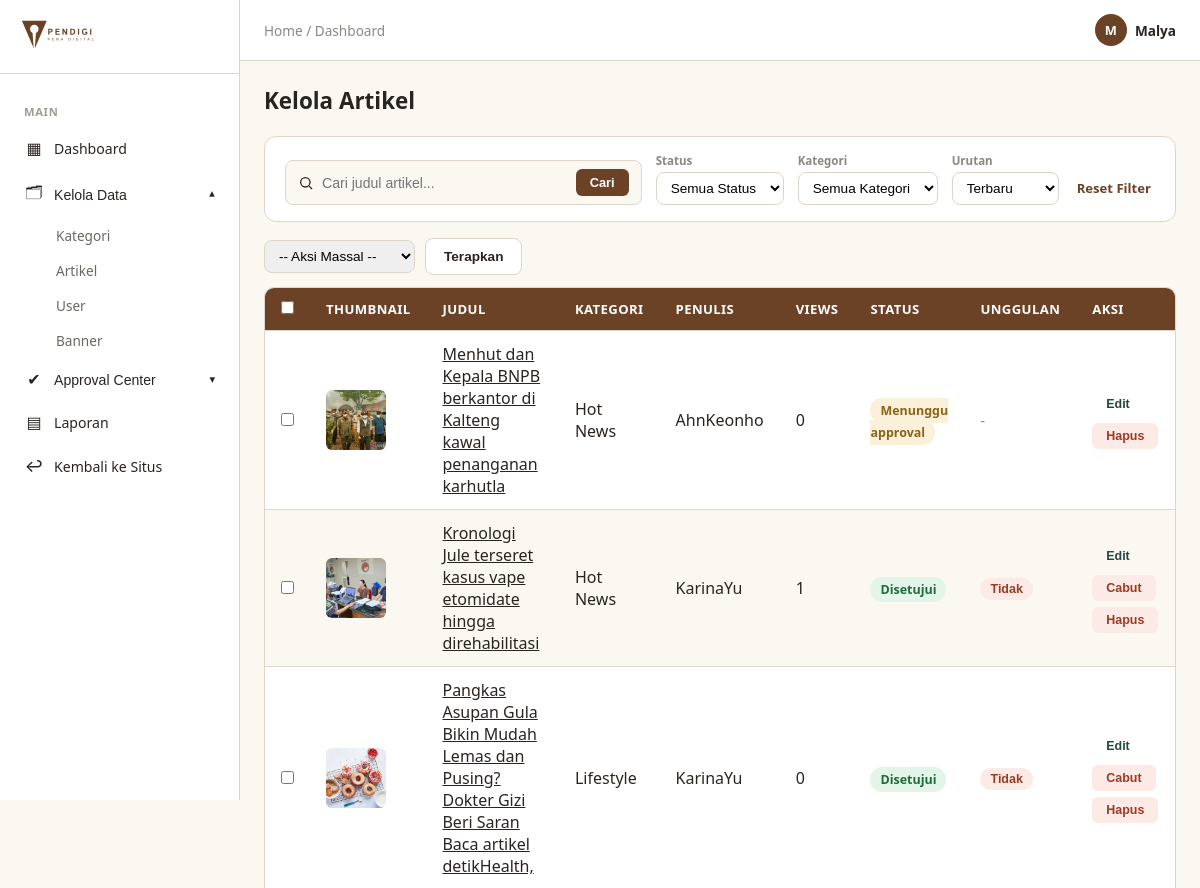
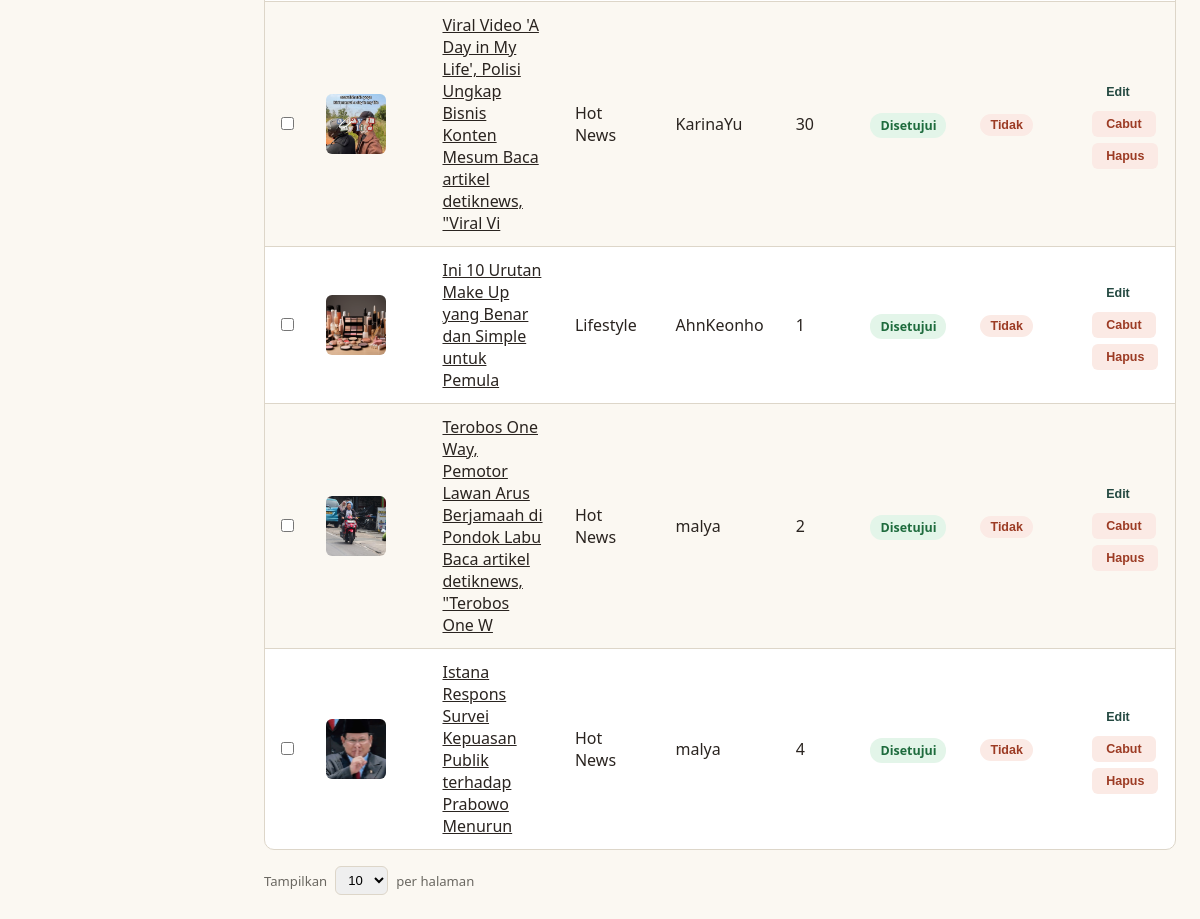
The app's page /articles/kelola/artikel/ (signed in) with its own data (2 pictures, top to bottom).
### accounts/models.py (models this page shows, shortened)
class Users(AbstractUser):
    role = models.CharField(
        max_length=20,
        choices=Role.choices,
        default=Role.PEMBACA
    )
    status_kontributor = models.CharField(
        max_length=20,
        choices=StatusKontributor.choices,
        default=StatusKontributor.NONE
    )
    profile_picture = models.ImageField(upload_to='profile_pictures/', null=True, blank=True)
    bio = models.CharField(max_length=150, blank=True)
    banner_picture = models.ImageField(
        upload_to='profile_banners/',
        blank=True,
        null=True,
    )
    publisher_id = models.CharField(
        max_length=20,
        unique=True,
        null=True,
        blank=True,
        verbose_name='ID Publisher',
    )
    last_publisher_login = models.DateTimeField(
        null=True,
        blank=True,
        verbose_name='Login terakhir sebagai penulis'
    )

### articles/models.py (models this page shows, shortened)
class Articles(models.Model):
    title = models.CharField(max_length=100)
    thumbnail = models.ImageField(upload_to='articles/thumbnails/', null=True, blank=True)
    content = models.TextField()
    category = models.ForeignKey(Categories, on_delete=models.CASCADE, related_name='articles')
    contributor = models.ForeignKey(
        Users, on_delete=models.CASCADE,
        limit_choices_to={'status_kontributor': StatusKontributor.APPROVED},
        related_name='articles'
    )
    status = models.CharField(
        max_length=20,
        choices=StatusArticle.choices,
        default=StatusArticle.PENDING
    )
    rejection_reason = models.TextField(blank=True)
    is_featured = models.BooleanField(default=False)
    views_count = models.PositiveIntegerField(default=0)
    published_at = models.DateTimeField(null=True, blank=True)
    created_at = models.DateTimeField(auto_now_add=True)
    class Meta:
        ordering = ['-created_at']

class Categories(models.Model):
    name = models.CharField(max_length=50, unique=True)
    class Meta:
        verbose_name_plural = "Categories"

### articles/views.py (the view)
# urls.py: path('kelola/artikel/', views.admin_article_list, name='admin_article_list'),
@admin_required
def admin_article_list(request):
    articles = Articles.objects.select_related('category', 'contributor')
    query = request.GET.get('q', '').strip()
    if query:
        articles = articles.filter(title__icontains=query)
    status = request.GET.get('status', '')
    if status:
        articles = articles.filter(status=status)
    category_id = request.GET.get('category', '')
    if category_id:
        articles = articles.filter(category_id=category_id)
    sort = request.GET.get('sort', 'terbaru')
    sort_map = {'terbaru': '-created_at', 'terlama': 'created_at', 'populer': '-views_count'}
    articles = articles.order_by(sort_map.get(sort, '-created_at'))
    try:
        per_page = int(request.GET.get('per_page', 10))
        if per_page not in (10, 25, 50):
            per_page = 10
    except ValueError:
        per_page = 10
    paginator = Paginator(articles, per_page)
    page_obj = paginator.get_page(request.GET.get('page', 1))
    filters = [
        {
            'name': 'status', 'label': 'Status', 'value': status,
            'options': [('', 'Semua Status'), ('approved', 'Approved'), ('pending', 'Pending'), ('rejected', 'Rejected')],
        },
        {
            'name': 'category', 'label': 'Kategori', 'value': category_id,
            'options': [('', 'Semua Kategori')] + [(str(c.pk), c.name) for c in Categories.objects.all()],
        },
        {
            'name': 'sort', 'label': 'Urutan', 'value': sort,
            'options': [('terbaru', 'Terbaru'), ('terlama', 'Terlama'), ('populer', 'Terpopuler')],
        },
    ]
    return render(request, 'articles/admin_article_list.html', {
        'page_obj': page_obj,
        'articles': page_obj.object_list,
        'search_query': query,
        'filters': filters,
        'per_page': per_page,
        'per_page_options': [10, 25, 50],
        'reset_url': reverse('articles:admin_article_list'),
        'active_menu': 'master',
    })

### articles/templates/articles/admin_article_list.html (shortened to what this page needs)
{% extends 'admin_base.html' %}
{% load static %}
{% block extra_css %}
    <link rel="stylesheet" href="{% static 'css/admin.css' %}">
    <link rel="stylesheet" href="{% static 'css/table.css' %}">
    <link rel="stylesheet" href="{% static 'css/admin-table.css' %}">
    <link rel="stylesheet" href="{% static 'css/forms.css' %}">
    <link rel="stylesheet" href="{% static 'css/modal.css' %}">
{% endblock %}
{% block admin_content %}
<h1 class="admin-page-title">Kelola Artikel</h1>
{% include 'partials/table_toolbar.html' with search_placeholder="Cari judul artikel..." %}
<form method="post" action="{% url 'articles:admin_article_bulk_action' %}" id="bulkForm" onsubmit="return confirmBulk()">
    <div class="bulk-action-bar">
        <select name="bulk_action">
            <option value="">-- Aksi Massal --</option>
        </select>
        <button type="submit" class="btn-secondary">Terapkan</button>
    </div>
    <table class="data-table">
        <thead>
            <tr>
                <th style="width:36px;"><input type="checkbox" id="selectAll" onclick="toggleAll(this)"></th>
                <th>Thumbnail</th>
                <th>Judul</th>
                <th>Kategori</th>
                <th>Penulis</th>
                <th>Views</th>
                <th>Status</th>
                <th>Unggulan</th>
                <th>Aksi</th>
            </tr>
        </thead>
        <tbody>
            {% for article in articles %}
            <tr>
                <td><input type="checkbox" name="selected_ids" value="{{ article.pk }}" class="row-checkbox" onchange="updateSelectedCount()"></td>
                 <td>
                    {% if article.thumbnail %}
                        <img src="{{ article.thumbnail.url }}" class="table-thumb" alt="{{ article.title }}">
                    {% else %}
                        <div class="table-thumb table-thumb-placeholder">📄</div>
                    {% endif %}
                </td>
                <td><a href="{% url 'articles:article_detail' article.pk %}" target="_blank">{{ article.title }}</a></td>
                <td>{{ article.category.name }}</td>
                <td>{{ article.contributor.username }}</td>
                <td>{{ article.views_count }}</td>
                <td><span class="status-badge status-{{ article.status }}">{{ article.get_status_display }}</span></td>
                <td>
                    {% if article.status == 'approved' %}
                    <form action="{% url 'articles:admin_toggle_featured' article.pk %}" method="post" style="display:inline;">
                        <button type="submit" class="status-badge {% if article.is_featured %}status-approved{% else %}status-rejected{% endif %}" style="border:none;cursor:pointer;">
                            {% if article.is_featured %}★ Ya{% else %}Tidak{% endif %}
                        </button>
                    </form>
                    {% else %}
                        <span class="hint-text">-</span>
                    {% endif %}
                </td>
                <td>
                    <div class="table-actions">
                        <button type="button" class="edit-link" style="background:none;border:none;cursor:pointer;"
                                onclick="openArticleModal('{% url 'articles:admin_edit_article_meta' article.pk %}')">Edit</button>
                        {% if article.status == 'approved' %}
                        <button type="button" class="btn-reject" onclick="takedownArticle({{ article.pk }})">Cabut</button>
                        {% endif %}
                        <button type="button" class="btn-reject" onclick="deleteArticle({{ article.pk }})">Hapus</button>
                    </div>
                </td>
            </tr>
            {% empty %}
            <tr><td colspan="9" class="empty-state">Tidak ada artikel yang sesuai.</td></tr>
            {% endfor %}
        </tbody>
    </table>
</form>
{% include 'partials/table_pagination.html' %}
{% endblock %}

### templates/admin_base.html (shortened to what this page needs)
{% extends 'base.html' %}
{% load static %}
{% block body %}
  <div class="admin-layout">
    <aside class="admin-sidebar">
      <div class="admin-sidebar-header">
        <img src="{% static 'images/pendigi-logo-tulisan.svg' %}" alt="Pena Digital" class="admin-logo" />
      </div>
      <nav class="admin-nav">
        <span class="admin-nav-group-label">Main</span>
        <a href="{% url 'dashboard' %}" class="admin-nav-link {% if active_menu == 'dashboard' %}is-active{% endif %}"><span class="admin-nav-icon">▦</span> Dashboard</a>
        <div class="admin-nav-dropdown {% if active_menu == 'master' %}is-open{% endif %}">
          <button type="button" class="admin-nav-link admin-nav-dropdown-toggle">
            <span class="admin-nav-icon">🗂</span> Kelola Data
            <span class="admin-nav-caret">▾</span>
          </button>
          <div class="admin-nav-submenu">
            <a href="{% url 'articles:category_list' %}">Kategori</a>
            <a href="{% url 'articles:admin_article_list' %}">Artikel</a>
            <a href="{% url 'admin_user_list' %}">User</a>
            <a href="{% url 'articles:banner_list' %}">Banner</a>
          </div>
        </div>
        <div class="admin-nav-dropdown {% if active_menu == 'approval' %}is-open{% endif %}">
          <button type="button" class="admin-nav-link admin-nav-dropdown-toggle">
            <span class="admin-nav-icon">✔</span> Approval Center
            <span class="admin-nav-caret">▾</span>
          </button>
        </div>
        <a
              href="{% url 'admin_reports' %}"
              class="admin-nav-link {% if active_menu == 'reports' %}is-active{% endif %}"
            >
              <span class="admin-nav-icon">▤</span>
              Laporan
            </a>
        <a href="{% url 'articles:article_list' %}" class="admin-nav-link"><span class="admin-nav-icon">↩</span> Kembali ke Situs</a>
      </nav>
    </aside>
    <div class="admin-main">
      <header class="admin-topbar">
        <div class="admin-breadcrumb">Home / {{ breadcrumb|default:'Dashboard' }}</div>
        <div class="admin-topbar-right">
          <div class="admin-profile">
            {% if user.profile_picture %}
              <img src="{{ user.profile_picture.url }}" class="admin-profile-avatar" />
            {% else %}
              <div class="admin-profile-avatar admin-avatar-placeholder">{{ user.username|first|upper }}</div>
            {% endif %}
            <span>{{ user.username }}</span>
          </div>
        </div>
      </header>
      <main class="admin-content">
        {% block admin_content %}
        {% endblock %}
      </main>
    </div>
  </div>
{% endblock %}

### records on screen
Users: username|first "M", username "Malya"
Articles: thumbnail (picture), title "Menhut dan Kepala BNPB berkantor di Kalteng kawal penanganan karhutla", category.name "Hot News", contributor.username "AhnKeonho", views_count "0", status "Menunggu approval"
Articles: thumbnail (picture), title "Kronologi Jule terseret kasus vape etomidate hingga direhabilitasi", category.name "Hot News", contributor.username "KarinaYu", views_count "1", status "Disetujui", is_featured "Tidak"
Articles: thumbnail (picture), title "Pangkas Asupan Gula Bikin Mudah Lemas dan Pusing? Dokter Gizi Beri Saran Baca artikel detikHealth,", category.name "Lifestyle", contributor.username "KarinaYu", views_count "0", status "Disetujui", is_featured "Tidak"
Articles: thumbnail (picture), title "Viral Video 'A Day in My Life', Polisi Ungkap Bisnis Konten Mesum Baca artikel detiknews, \"Viral Vi", category.name "Hot News", contributor.username "KarinaYu", views_count "30", status "Disetujui", is_featured "Tidak"
Articles: thumbnail (picture), title "Ini 10 Urutan Make Up yang Benar dan Simple untuk Pemula", category.name "Lifestyle", contributor.username "AhnKeonho", views_count "1", status "Disetujui", is_featured "Tidak"
Articles: thumbnail (picture), title "Terobos One Way, Pemotor Lawan Arus Berjamaah di Pondok Labu Baca artikel detiknews, \"Terobos One W", category.name "Hot News", contributor.username "malya", views_count "2", status "Disetujui", is_featured "Tidak"
Articles: thumbnail (picture), title "Istana Respons Survei Kepuasan Publik terhadap Prabowo Menurun", category.name "Hot News", contributor.username "malya", views_count "4", status "Disetujui", is_featured "Tidak"

### other values on screen
{{ breadcrumb|default:'Dashboard' }} "Dashboard"
{{ f.label }} "Status" "Kategori" "Urutan"
form field status "Semua Status"
form field category "Semua Kategori"
form field sort "Terbaru"
form field value "10"
